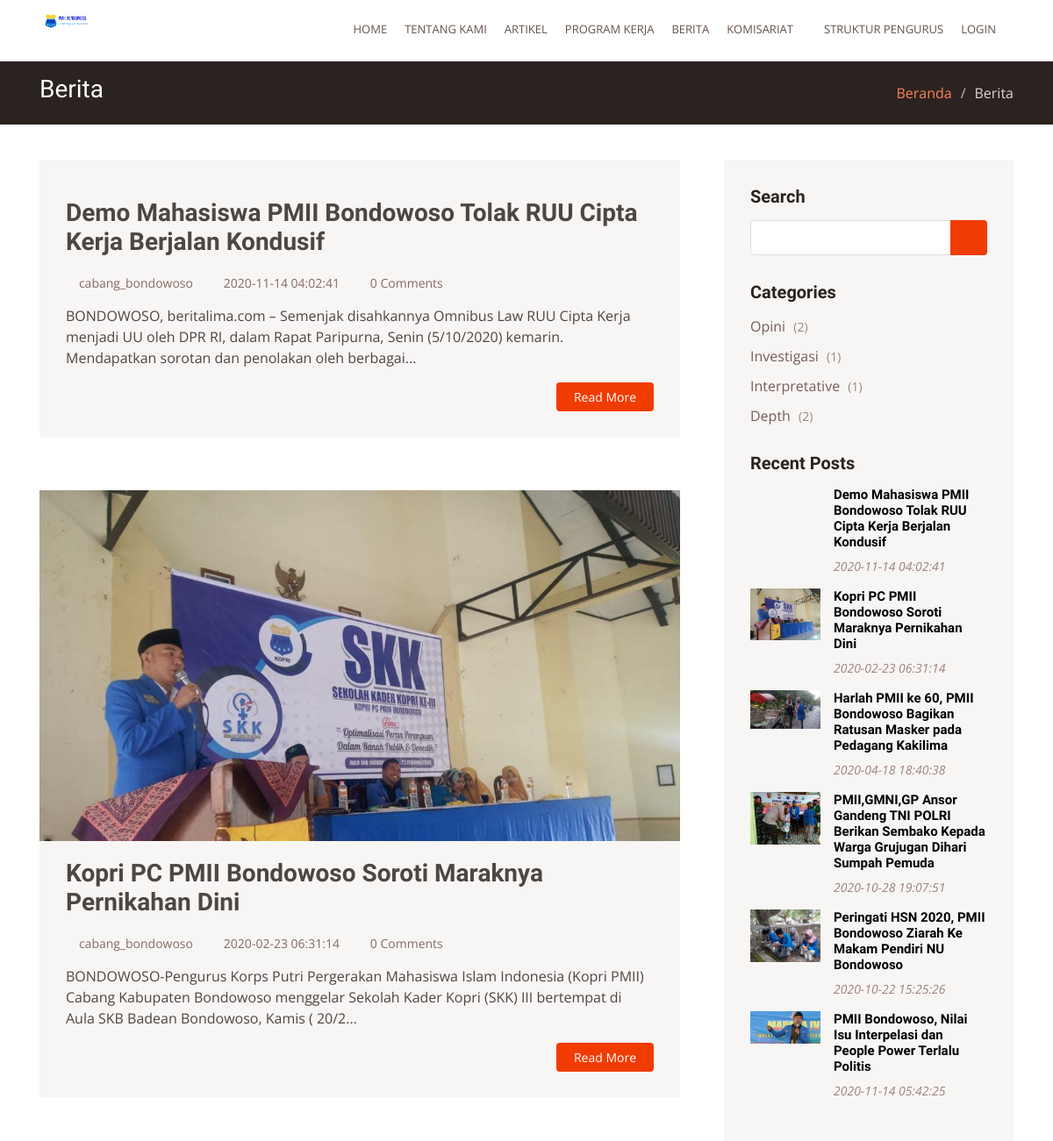
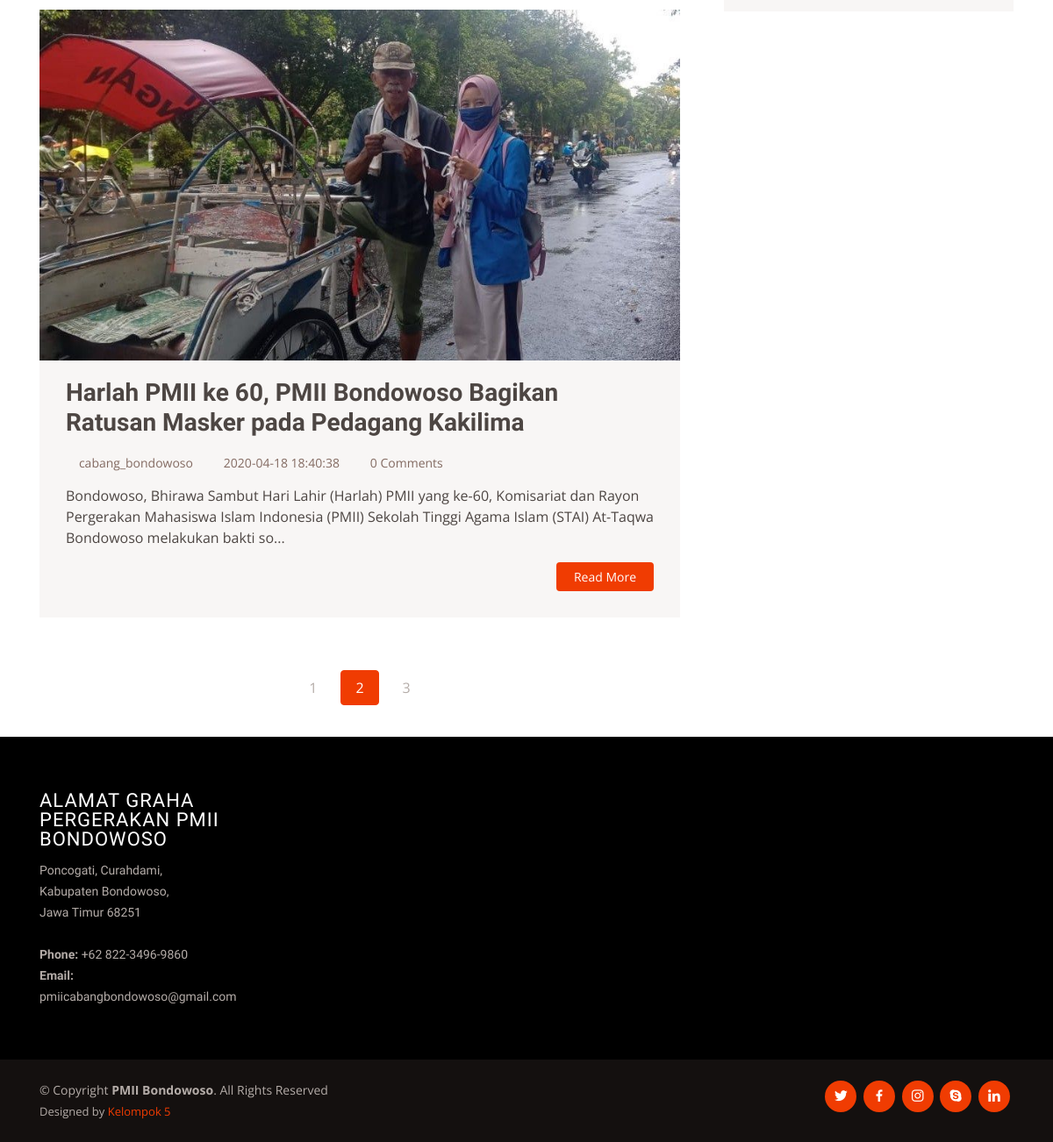
Page /index.php/beranda/berita on the committed database (2 pictures, top to bottom).
### tables this page shows
CREATE TABLE `tb_konten` (
  `id` int(11) NOT NULL,
  `judul` varchar(100) NOT NULL,
  `isi_konten` text NOT NULL,
  `jeniskonten_id` int(1) NOT NULL,
  `pembuat` int(4) NOT NULL,
  `foto_artikel` varchar(128) NOT NULL,
  `tgl_buat` datetime NOT NULL,
  `status` enum('1','2') NOT NULL
);

CREATE TABLE `tb_user` (
  `id` int(11) NOT NULL,
  `username` varchar(128) NOT NULL,
  `password` varchar(128) NOT NULL,
  `tgl_update` datetime NOT NULL,
  `jenis` enum('1','2','3','4') NOT NULL,
  `komisariat _id` int(6) NOT NULL
);

### application/controllers/Beranda.php (called while the page is built, shortened)
<?php
class Beranda extends CI_Controller
{
    function __construct()
    {
        $this->load->library('pagination');
        $this->load->model('m_artikel');
        $this->load->model('m_proker');
        $this->load->model('m_struktur');
    }
    public function berita()
    {
        $data['title'] = 'Berita';
        $this->load->view('template/frontend/header', $data);
        $this->load->view('template/frontend/navbar', $data);
        $this->load->view('profile_pmii/berita');
        $this->load->view('template/frontend/footer', $data);
    }
}

### index.php (called while the page is built, shortened)
<?php
require_once BASEPATH.'core/CodeIgniter.php';

### application/views/profile_pmii/berita.php (the view, shortened to what this page needs)
<?php
$query_berita = "SELECT *
                FROM  `tb_konten`
                JOIN `jeniskonten` ON  `tb_konten`.`jeniskonten_id` = `jeniskonten`.`id`
                JOIN `tb_user` ON  `tb_konten`.`pembuat` = `tb_user`.`id`
                JOIN `subjeniskonten` ON `jeniskonten`.`id` = `subjeniskonten`.`jeniskonten_id`
                WHERE`tb_konten`.`status` = 2 AND `subjeniskonten`.`nama` = 'berita'
                ORDER BY RAND() LIMIT 3
                ";
$berita = $this->db->query($query_berita)->result();
$query_recentpost = "SELECT *
                FROM  `tb_konten`
                JOIN `jeniskonten` ON  `tb_konten`.`jeniskonten_id` = `jeniskonten`.`id`
                JOIN `tb_user` ON  `tb_konten`.`pembuat` = `tb_user`.`id`
                JOIN `subjeniskonten` ON `jeniskonten`.`id` = `subjeniskonten`.`jeniskonten_id`
                WHERE`tb_konten`.`status` = 2 AND `subjeniskonten`.`nama` = 'berita'
                ORDER BY RAND() LIMIT 6
                ";
$recent_post = $this->db->query($query_recentpost)->result();
?>
<main id="main">
  <section id="breadcrumbs" class="breadcrumbs">
    <div class="container">
      <div class="d-flex justify-content-between align-items-center">
        <h2>Berita</h2>
        <ol>
          <li><a href=<?= base_url('beranda') ?>>Beranda</a></li>
          <li>Berita</li>
        </ol>
      </div>
    </div>
  </section>
  <section id="blog" class="blog">
    <div class="container">
      <div class="row">
        <div class="col-lg-8 entries">
          <?php foreach ($berita as $ber) { ?>
            <article class="entry" data-aos="fade-up">
              <div class="entry-img">
                <img src="<?php echo base_url('assets/frontend/img/img_berita/') . $ber->foto_artikel; ?>" alt="" class="img-fluid">
              </div>
              <h2 class="entry-title">
                <?php echo $ber->judul; ?>
              </h2>
              <div class="entry-meta">
                <ul>
                  <li class="d-flex align-items-center"><i class="icofont-user"></i> <a href="#"><?php echo $ber->username; ?></a></li>
                  <li class="d-flex align-items-center"><i class="icofont-wall-clock"></i> <a href="#"><time datetime="2020-01-01"><?php echo $ber->tgl_buat; ?></time></a></li>
                  <li class="d-flex align-items-center"><i class="icofont-comment"></i> <a href="#">0 Comments</a></li>
                </ul>
              </div>
              <div class="entry-content">
                <p>
                  <?php echo substr($ber->isi_konten, 0, 200) . "..."; ?>
                </p>
                <div class="read-more">
                  <a href="#">Read More</a>
                </div>
              </div>
            </article>
          <?php } ?>
          <div class="blog-pagination">
            <ul class="justify-content-center">
              <li class="disabled"><i class="icofont-rounded-left"></i></li>
              <li><a href="#">1</a></li>
              <li class="active"><a href="#">2</a></li>
              <li><a href="#">3</a></li>
              <li><a href="#"><i class="icofont-rounded-right"></i></a></li>
            </ul>
          </div>
        </div>
        <div class="col-lg-4">
          <div class="sidebar" data-aos="fade-left">
            <h3 class="sidebar-title">Search</h3>
            <div class="sidebar-item search-form">
              <form action="">
                <input type="text">
                <button type="submit"><i class="icofont-search"></i></button>
              </form>
            </div>
            <h3 class="sidebar-title">Categories</h3>
            <div class="sidebar-item categories">
              <ul>
                <li><a href="#">Opini <span>
                      <?php
                      $jum_opini = "SELECT COUNT(*) AS jumlah
                            FROM `tb_konten`
                            JOIN `jeniskonten` ON `tb_konten`.`jeniskonten_id` = `jeniskonten`.`id`
                            JOIN `subjeniskonten` ON `jeniskonten`.`id` = `subjeniskonten`.`jeniskonten_id`
                            WHERE `subjeniskonten`.`nama` = 'berita' AND `jeniskonten`.`nama_jenis` = 'opini'
                            ";
                      $opini = $this->db->query($jum_opini)->row_array();
                      echo "(" . $opini['jumlah'] . ")";
                      ?>
                    </span></a></li>
                <li><a href="#">Investigasi <span>
                      <?php
                      $jum_investigasi = "SELECT COUNT(*) AS jumlah
                            FROM `tb_konten`
                            JOIN `jeniskonten` ON `tb_konten`.`jeniskonten_id` = `jeniskonten`.`id`
                            JOIN `subjeniskonten` ON `jeniskonten`.`id` = `subjeniskonten`.`jeniskonten_id`
                            WHERE `subjeniskonten`.`nama` = 'berita' AND `jeniskonten`.`nama_jenis` = 'investigasi'
                            ";
                      $investigasi = $this->db->query($jum_investigasi)->row_array();
                      echo "(" . $investigasi['jumlah'] . ")";
                      ?>
                    </span></a></li>
                <li><a href="#">Interpretative <span>
                      <?php
                      $jum_interpretative = "SELECT COUNT(*) AS jumlah
                            FROM `tb_konten`
                            JOIN `jeniskonten` ON `tb_konten`.`jeniskonten_id` = `jeniskonten`.`id`
                            JOIN `subjeniskonten` ON `jeniskonten`.`id` = `subjeniskonten`.`jeniskonten_id`
                            WHERE `subjeniskonten`.`nama` = 'berita' AND `jeniskonten`.`nama_jenis` = 'interpretative'
                            ";
                      $interpretative = $this->db->query($jum_interpretative)->row_array();
                      echo "(" . $interpretative['jumlah'] . ")";
                      ?>
                    </span></a></li>
                <li><a href="#">Depth <span>
                      <?php
                      $jum_depth = "SELECT COUNT(*) AS jumlah
                            FROM `tb_konten`
                            JOIN `jeniskonten` ON `tb_konten`.`jeniskonten_id` = `jeniskonten`.`id`
                            JOIN `subjeniskonten` ON `jeniskonten`.`id` = `subjeniskonten`.`jeniskonten_id`
                            WHERE `subjeniskonten`.`nama` = 'berita' AND `jeniskonten`.`nama_jenis` = 'depth'
                            ";
                      $depth = $this->db->query($jum_depth)->row_array();
                      echo "(" . $depth['jumlah'] . ")";
                      ?>
                    </span></a></li>
              </ul>
            </div>
            <h3 class="sidebar-title">Recent Posts</h3>
            <div class="sidebar-item recent-posts">
              <?php foreach ($recent_post as $post) { ?>
                <div class="post-item clearfix">
                  <img src="<?php echo base_url('assets/frontend/img/img_berita/') . $post->foto_artikel; ?>" alt="">
                  <h4><a href="blog-single.html"><?php echo $post->judul; ?></a></h4>
                  <time datetime="2020-01-01"><?php echo $post->tgl_buat; ?></time>
                </div>
              <?php } ?>
            </div>
          </div>
        </div>
      </div>
    </div>
  </section>
</main>

### assets/frontend/css/style.css (style rules this page uses)
body { font-family: "Open Sans", sans-serif; color: #4d4643; }
a { color: #f03c02; }
h1, h2, h3, h4, h5, h6 { font-family: "Muli", sans-serif; }
section { padding: 60px 0; overflow: hidden; }
.breadcrumbs { padding: 15px 0; background: #2b2320; min-height: 40px; }
.breadcrumbs h2 { font-size: 28px; font-weight: 300; color: #fff; }
.breadcrumbs ol { display: flex; flex-wrap: wrap; list-style: none; padding: 0; margin: 0; color: #ded5d2; }
.breadcrumbs ol a { color: #fe825a; }
.breadcrumbs ol li + li { padding-left: 10px; }
.breadcrumbs ol li + li::before { display: inline-block; padding-right: 10px; color: #c8bab5; content: "/"; }
.blog { padding: 40px 0 20px 0; }
.blog .entry { padding: 30px; margin-bottom: 60px; background: #f8f6f5; }
.blog .entry .entry-img { max-height: 400px; margin: -30px -30px 20px -30px; overflow: hidden; }
.blog .entry .entry-title { font-size: 28px; font-weight: bold; padding: 0; margin: 0 0 20px 0; }
.blog .entry .entry-meta { margin-bottom: 15px; color: #9c847b; }
.blog .entry .entry-meta ul { display: flex; flex-wrap: wrap; list-style: none; padding: 0; margin: 0; }
.blog .entry .entry-meta ul li + li { padding-left: 20px; }
.blog .entry .entry-meta i { font-size: 14px; padding-right: 4px; }
.blog .entry .entry-meta a { color: #836a61; font-size: 14px; display: inline-block; line-height: 20px; }
.blog .entry .entry-content p { line-height: 24px; }
.blog .entry .entry-content .read-more { -moz-text-align-last: right; text-align-last: right; }
.blog .entry .entry-content .read-more a { display: inline-block; background: #f03c02; color: #fff; padding: 6px 20px; transition: 0.3s; font-size: 14px; border-radius: 4px; }
.blog .blog-pagination { color: #65534c; }
.blog .blog-pagination ul { display: flex; padding-left: 0; list-style: none; }
.blog .blog-pagination li { border: 1px solid white; margin: 0 5px; transition: 0.3s; }
.blog .blog-pagination li.active { background: white; }
.blog .blog-pagination li a { color: #b4aca8; padding: 7px 16px; display: inline-block; }
.blog .blog-pagination li.active, .blog .blog-pagination li:hover { background: #f03c02; border: 1px solid #f03c02; border-radius: 4px; }
.blog .blog-pagination li.active a, .blog .blog-pagination li:hover a { color: #fff; }
.blog .blog-pagination li.disabled { background: #fff; border: 1px solid white; }
.blog .blog-pagination li.disabled i { color: #f6f5f5; padding: 10px 16px; display: inline-block; }
.blog .sidebar { padding: 30px; margin: 0 0 60px 20px; background: #f8f6f5; }
.blog .sidebar .sidebar-title { font-size: 20px; font-weight: 700; padding: 0 0 0 0; margin: 0 0 15px 0; color: #2b2320; position: relative; }
.blog .sidebar .sidebar-item { margin-bottom: 30px; }
.blog .sidebar .search-form form { background: #fff; border: 1px solid #ddd; padding: 3px 10px; position: relative; border-radius: 4px; }
.blog .sidebar .search-form form input[type="text"] { border: 0; padding: 4px; width: calc(100% - 40px); }
.blog .sidebar .search-form form button { position: absolute; top: 0; right: 0; bottom: 0; border: 0; background: none; font-size: 16px; padding: 0 15px; margin: -1px; background: #f03c02; color: #fff; transition: 0.3s; border-radius: 0 4px 4px 0; }
.blog .sidebar .categories ul { list-style: none; padding: 0; }
.blog .sidebar .categories ul li + li { padding-top: 10px; }
.blog .sidebar .categories ul a { color: #745f56; }
.blog .sidebar .categories ul a span { padding-left: 5px; color: #9c847b; font-size: 14px; }
.blog .sidebar .recent-posts .post-item + .post-item { margin-top: 15px; }
.blog .sidebar .recent-posts img { width: 80px; float: left; }
.blog .sidebar .recent-posts h4 { font-size: 15px; margin-left: 95px; font-weight: bold; }
.blog .sidebar .recent-posts h4 a { color: black; transition: 0.3s; }
.blog .sidebar .recent-posts time { display: block; margin-left: 95px; font-style: italic; font-size: 14px; color: #9c847b; }

### rows in the picture
tb_konten: judul "Demo Mahasiswa PMII Bondowoso Tolak RUU Cipta Kerja Berjalan Kondusif", tb_user.username "cabang_bondowoso", tgl_buat "2020-11-14 04:02:41", isi_konten "BONDOWOSO, beritalima.com – Semenjak disahkannya Omnibus Law RUU Cipta Kerja menjadi UU oleh DPR RI, dalam Rapat Paripurna, Senin (5/10/2020) kemarin. Mendapatkan sorotan dan penolakan oleh berbagai"
tb_konten: foto_artikel (picture), judul "Kopri PC PMII Bondowoso Soroti Maraknya Pernikahan Dini", tb_user.username "cabang_bondowoso", tgl_buat "2020-02-23 06:31:14", isi_konten "BONDOWOSO-Pengurus Korps Putri Pergerakan Mahasiswa Islam Indonesia (Kopri PMII) Cabang Kabupaten Bondowoso menggelar Sekolah Kader Kopri (SKK) III bertempat di Aula SKB Badean Bondowoso, Kamis ( 20/2"
tb_konten: foto_artikel (picture), judul "Harlah PMII ke 60, PMII Bondowoso Bagikan Ratusan Masker pada Pedagang Kakilima", tb_user.username "cabang_bondowoso", tgl_buat "2020-04-18 18:40:38", isi_konten "Bondowoso, Bhirawa Sambut Hari Lahir (Harlah) PMII yang ke-60, Komisariat dan Rayon Pergerakan Mahasiswa Islam Indonesia (PMII) Sekolah Tinggi Agama Islam (STAI) At-Taqwa Bondowoso melakukan bakti so"
tb_konten: foto_artikel (picture), judul "PMII,GMNI,GP Ansor Gandeng TNI POLRI Berikan Sembako Kepada Warga Grujugan Dihari Sumpah Pemuda", tgl_buat "2020-10-28 19:07:51"
tb_konten: foto_artikel (picture), judul "Peringati HSN 2020, PMII Bondowoso Ziarah Ke Makam Pendiri NU Bondowoso", tgl_buat "2020-10-22 15:25:26"
tb_konten: foto_artikel (picture), judul "PMII Bondowoso, Nilai Isu Interpelasi dan People Power Terlalu Politis", tgl_buat "2020-11-14 05:42:25"

### other values in the picture
$opini['jumlah'] "2"
$investigasi['jumlah'] "1"
$interpretative['jumlah'] "1"
$depth['jumlah'] "2"
